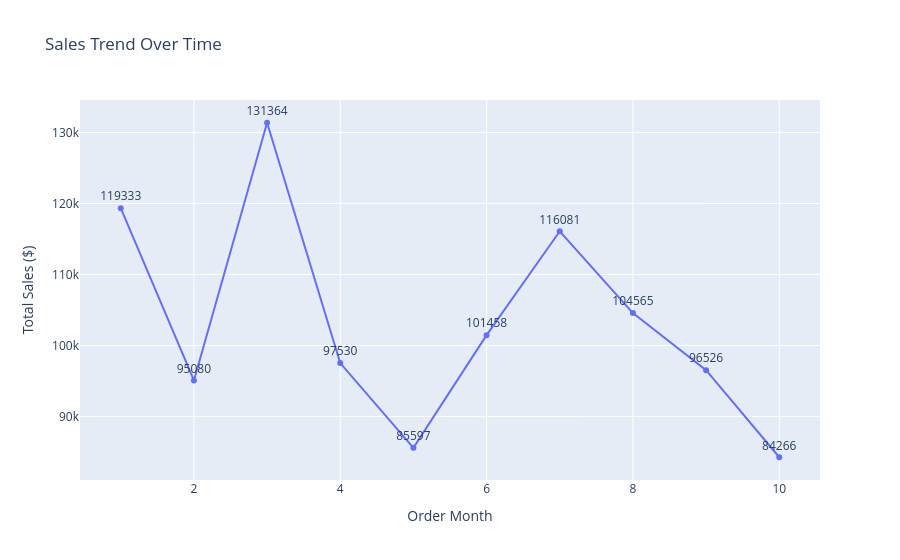

Notebook code cell kept with this figure:
### Code cell
# Sales trend per month with values on each point
sorted_df = df.sort_values(by = 'month', ascending = True)
plot_df = sorted_df.groupby('month')['total_price'].sum().reset_index()
px.line(plot_df, x = 'month', y = 'total_price',
        title = 'Sales Trend Over Time', labels={'total_price': 'Total Sales ($)', 'month': 'Order Month'}, text = 'total_price').update_traces(textposition='top center').show()

### Figure 1 — Plotly figure (JSON) as saved in the notebook; plotly's stock layout.template omitted (floating-point values rounded to 4 significant figures)
{"data": [{"hovertemplate": "Order Month=%{x}<br>Total Sales ($)=%{text}<extra></extra>", "legendgroup": "", "line": {"color": "#636efa", "dash": "solid"}, "marker": {"symbol": "circle"}, "mode": "lines+markers+text", "name": "", "orientation": "v", "showlegend": false, "text": [119300.0, 95080.0, 131400.0, 97530.0, 85600.0, 101500.0, 116100.0, 104600.0, 96530.0, 84270.0], "textposition": "top center", "type": "scatter", "x": [1, 2, 3, 4, 5, 6, 7, 8, 9, 10], "xaxis": "x", "y": [119300.0, 95080.0, 131400.0, 97530.0, 85600.0, 101500.0, 116100.0, 104600.0, 96530.0, 84270.0], "yaxis": "y"}], "layout": {"legend": {"tracegroupgap": 0}, "title": {"text": "Sales Trend Over Time"}, "xaxis": {"anchor": "y", "domain": [0, 1], "title": {"text": "Order Month"}}, "yaxis": {"anchor": "x", "domain": [0, 1], "title": {"text": "Total Sales ($)"}}}}
